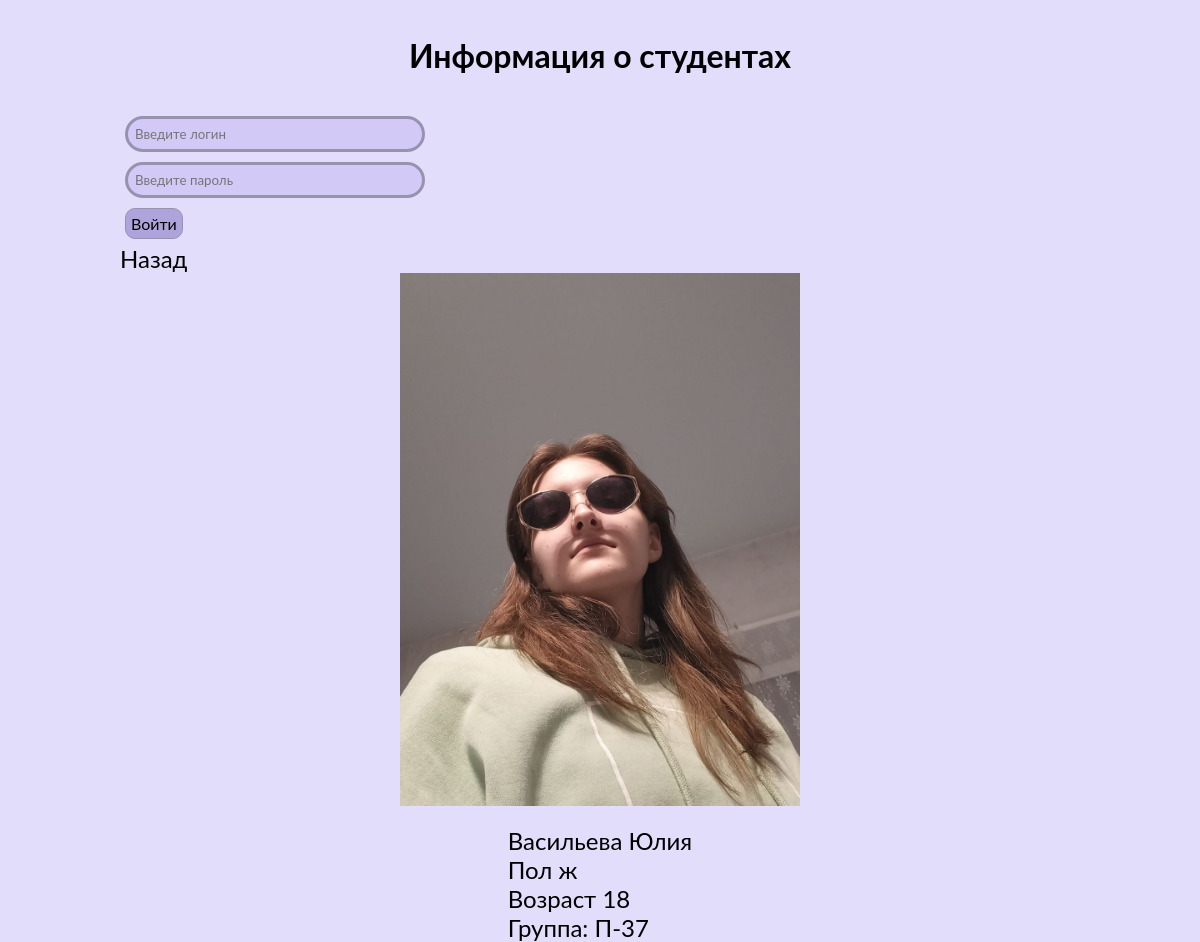
Page /?option=details&id=2 on the committed database.
### tables this page shows
CREATE TABLE `students` (
  `id_student` int(11) NOT NULL,
  `s_fname` varchar(50) NOT NULL,
  `s_lname` varchar(50) NOT NULL,
  `login` varchar(30) NOT NULL,
  `pass` varchar(256) NOT NULL,
  `gender` enum('м','ж') NOT NULL,
  `id_group` int(11) NOT NULL,
  `s_age` int(11) DEFAULT NULL,
  `path` varchar(255) NOT NULL
);

CREATE TABLE `groups` (
  `id_group` int(11) NOT NULL,
  `group_name` varchar(10) NOT NULL
);

### api/core.php (called while the page is built, shortened)
<?php
abstract class ACore {
    public function __construct() {
        $this -> connect = new mysqli(HOST, USER, PASS, DB);
    }
    public function get_body() {
        include("templates/index.php");
    }
    public function formatstr($str) {
        $str = trim($str);
        $str = stripslashes($str);
        $str = htmlspecialchars($str);
        return $str;
    }
}

### api/modules/mod_details.php (the view)
<?php
$result = $this -> connect -> prepare("SELECT * FROM `students`, `groups` WHERE students.id_group = groups.id_group AND id_student = ?");
$result -> bind_param("i", $id);
$result -> execute();
$rows = $result -> get_result();
echo "<a href='./'>Назад</a>";
if (!$result) {
    echo "<p>Данных нет</p>";
} else {
    $row = $rows -> fetch_assoc();
    echo "<div class='details'>
        <img class='details__img' src='$row[path]' alt=''>
        <div>
            <p>$row[s_lname] $row[s_fname]</p>
            <p>Пол $row[gender]</p>
            <p>Возраст $row[s_age]</p>
            <p>Группа: $row[group_name]</p>
        </div>
    </div>";
}
?>

### styles/style.css (style rules this page uses)
* { font-family: 'Lato', sans-serif; margin: 0; padding: 0; box-sizing: border-box; }
a { text-decoration: none; color: inherit; display: inline-block; }
p { margin: 0; padding: 0; }
body { background-color: #e3ddfc; }
.details { display: flex; flex-direction: column; align-items: center; justify-content: center; gap: 20px; }
.details__img { max-width: 400px; }

### rows in the picture
students: path (picture), s_lname "Васильева", s_fname "Юлия", gender "ж", s_age "18", id_group.group_name "П-37"
